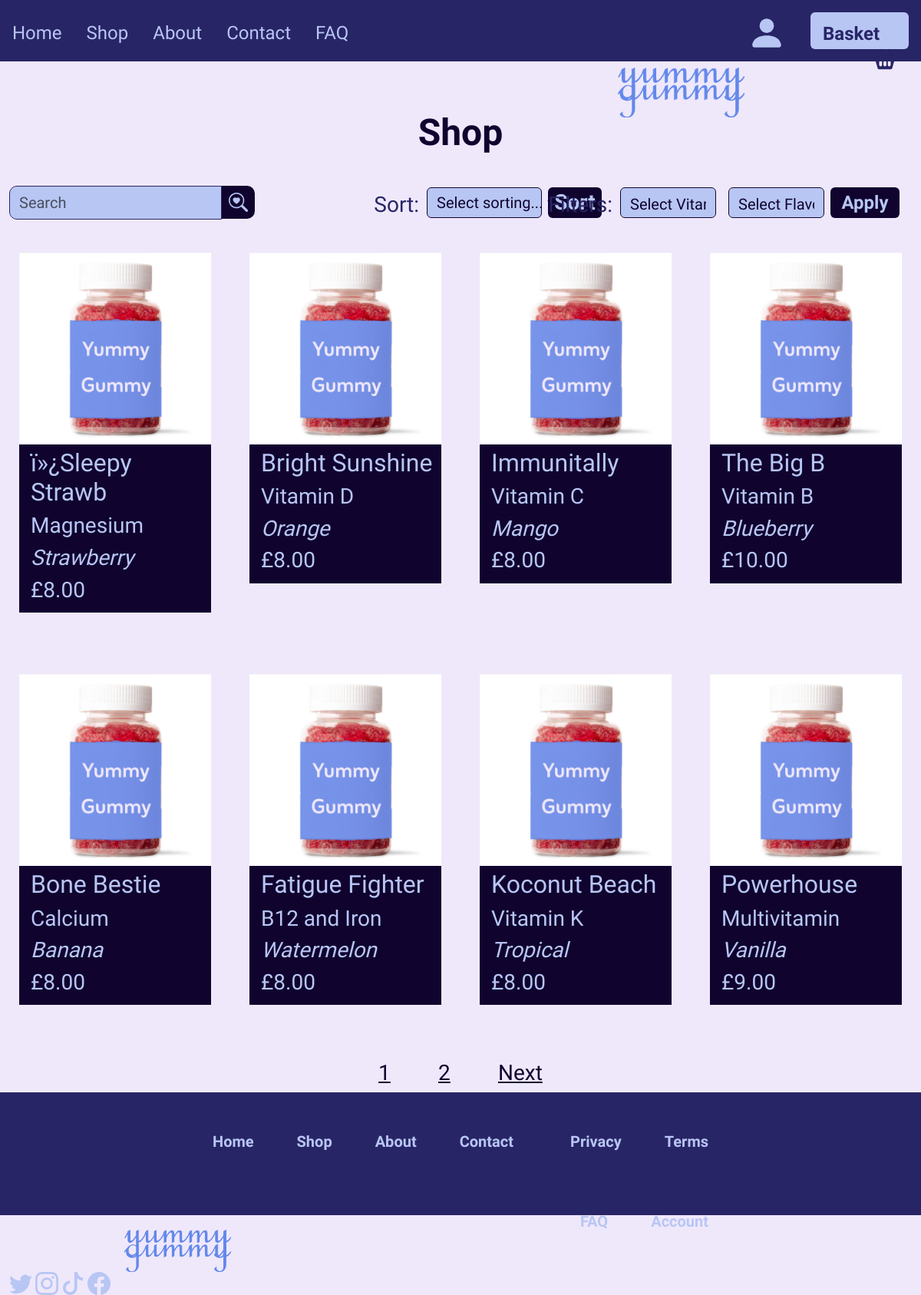
Page /shop on the committed database.
### app/models.py (models this page shows, shortened)
class Product(db.Model):
    id: so.Mapped[int] = so.mapped_column(primary_key=True)
    name: so.Mapped[str] = so.mapped_column(sa.String(255), index=True, nullable=False)
    vitamin: so.Mapped[str] = so.mapped_column(sa.String(255), nullable=False)
    flavour: so.Mapped[str] = so.mapped_column(sa.String(50), index=True, nullable=True)
    price: so.Mapped[float] = so.mapped_column(sa.Numeric(10, 2), nullable=False)
    description: so.Mapped[str] = so.mapped_column(sa.String(1000), nullable=True)

### app/routes.py (the view)
@app.route('/shop')
def shop():
    page = request.args.get("page", 1, type=int)
    per_page = 8  # Display 8 products per page
    products = Product.query.paginate(page=page, per_page=per_page, error_out=False)
    return render_template("shop.html", title="Shop", products=products.items, pagination=products)

### app/templates/shop.html (shortened to what this page needs)
{% extends "base.html" %}
{% block body %}
<h1 class="ygtitle">Shop</h1>
<div class="row">
    <div class="col-4">
        <form action="{{ url_for('search') }}" method="get">
            <div class="searchbar">
                <input type="search" id="shopsearch" name="q" class="form-control" placeholder="Search" required/>
                <button type="submit" class="btn" id="searchbtn">
                    <img src="{{ url_for('static', filename='images/searchheart.svg') }}" alt="Search">
                </button>
            </div>
        </form>
    </div>
    <div class="col">
        <div class="shoporg">
            <form action="{{ url_for('filter_sort') }}" method="get" class="d-flex">
                <div class="sortmenu">
                    <h3>Sort:</h3>
                    <button class="btn btn-light dropdown-toggle custom-dropdown" type="button" id="dropdownMenuButton" data-bs-toggle="dropdown" aria-expanded="false">
                        {{ "Select sorting..." if not sort_by else
                            ("Name (A-Z)" if sort_by == "name_asc" else
                            "Name (Z-A)" if sort_by == "name_desc" else
                            "Price (Low-High)" if sort_by == "price_asc" else
                            "Price (High-Low)" if sort_by == "price_desc" else "Select sorting...") }}
                    </button>
                    <button type="submit" class="btn btn-primary ms-2" id="sortbutton">Sort</button>
                </div>
            </form>
            <div class="filtersection">
                <h3>Filters:</h3>
                <form action="{{ url_for('filter_sort') }}" method="get" class="d-flex mt-2">
                    {% include "shopvitaminfilt.html" %}
                    {% include "shopflavourfilt.html" %}
                    <button type="submit" class="btn btn-primary ms-2" id="apply-filters">Apply</button>
                </form>
            </div>
        </div>
    </div>
</div>
<div class="row">
    {% for product in products %}
    <div class="col-3">
        <div class="prodcard">
            <a href="{{ url_for('product_detail', product_id=product.id) }}" class="productlink">
                <div class="cardimg">
                    <img src="{{ url_for('static', filename='images/yumgum.png') }}" alt="{{ product.name }}" />
                </div>
                <div class="cardtext">
                    <h2>{{ product.name }}</h2>
                    <h3 class="shopvitamin">{{ product.vitamin }}</h3>
                    <h3 class="shopflavour">{{ product.flavour }}</h3>
                    <h3>£{{ "%.2f"|format(product.price) }}</h3>
                </div>
            </a>
        </div>
    </div>
    {% endfor %}
</div>
<div class="row">
    <div class="col"></div>
    <div class="col-3">
        <div class="pagenumb">
            {% for page_num in pagination.iter_pages() %}
                {% if page_num %}
                    <h3>
                        <a href="{{ url_for('shop', page=page_num) }}" class="pagenav">{{ page_num }}</a>
                    </h3>
                {% else %}
                    <h3>...</h3>
                {% endif %}
            {% endfor %}
            {% if pagination.has_next %}
                <h3><a href="{{ url_for('shop', page=pagination.next_num) }}" class="pagenav">Next</a></h3>
            {% endif %}
        </div>
    </div>
    <div class="col"></div>
</div>
{% endblock %}

### app/static/css/style.css (style rules this page uses)
html { height: 100%; }
body { font-family: Zain; background-color:#EFE8FB; margin-top: 5rem; height: 100%; }
.ygtitle { text-align: center; color:#10042F; font-weight: 700; font-size: 3rem; }
.searchbar { display: flex; align-items: center; width: 20rem; height: 40px; margin-top: 10px; }
#shopsearch { border: thin solid #282566; border-radius: 10px 0px 0px 10px; font-size: 1.25rem; }
#searchbtn { background-color:#10042F; width: 43px; height: 43px; display: flex; justify-content: center; align-items: center; border-radius: 0px 10px 10px 0px; }
.shoporg { display: flex; justify-content: flex-end; margin-bottom: 5px; }
.sortmenu { margin-top: 10px; display: flex; flex-direction: row; justify-content: flex-end; align-items: flex-end; }
.custom-dropdown { width: 150px; height: 40px; background-color: #B8C6F4; border: 1px solid #10042F; color: #10042F; font-size: 1.25rem; display: flex; justify-content: space-between; align-items: center; }
#sortbutton { background-color: #10042F; color: #B8C6F4; height: 40px; border: none; width: 70px; font-size: 1.75rem; font-weight: 600; display: flex; align-items: center; justify-content: center; }
.filtersection { display: flex; flex-direction: row; justify-content: flex-end; align-items: flex-end; width: 50%; margin-right: 1rem; }
.sortmenu h3, .filtersection h3 { font-weight: 500; color: #282566; margin: 0 10px 0 0; }
#apply-filters { background-color: #10042F; color: #B8C6F4; height: 40px; border: none; width: 90px; font-size: 1.5rem; font-weight: 600; display: flex; align-items: center; justify-content: center; }
.prodcard { display: flex; justify-content: center; margin: 40px 0px; }
.cardimg img { object-fit: cover; background-size: 100% 100%; height: 250px; width: 250px; }
.cardtext { background-color: #10042F; color: #B8C6F4; width: 250px; padding: 5px 0px 5px 15px; }
.shopflavour { font-style: italic; color: #B8C6F4; }
.productlink { color: #10042F; }
.pagenumb { margin-top: 2rem; display: flex; justify-content: space-around; }
.pagenav { color: #10042F; }
.form-control { background-color: #B8C6F4; color: #282566; }

### rows in the picture
Product: name "ï»¿Sleepy Strawb", vitamin "Magnesium", flavour "Strawberry", price "8.00"
Product: name "Bright Sunshine", vitamin "Vitamin D", flavour "Orange", price "8.00"
Product: name "Immunitally", vitamin "Vitamin C", flavour "Mango", price "8.00"
Product: name "The Big B", vitamin "Vitamin B", flavour "Blueberry", price "10.00"
Product: name "Bone Bestie", vitamin "Calcium", flavour "Banana", price "8.00"
Product: name "Fatigue Fighter", vitamin "B12 and Iron", flavour "Watermelon", price "8.00"
Product: name "Koconut Beach", vitamin "Vitamin K", flavour "Tropical", price "8.00"
Product: name "Powerhouse", vitamin "Multivitamin", flavour "Vanilla", price "9.00"

### other values in the picture
{{ page_num }} "1" "2"
